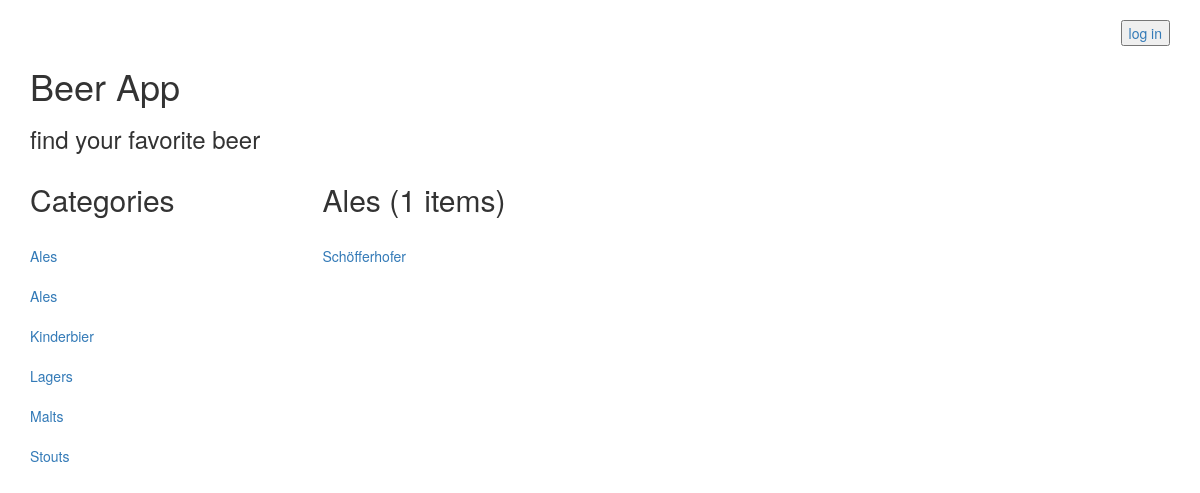
/catalog/5/items/, run on the app's committed database.
### database_setup.py (models this page shows, shortened)
class Category(Base):
    __tablename__ = 'category'
    id = Column(Integer, primary_key=True)
    name = Column(String(80), nullable=False)
    user_id = Column(Integer, ForeignKey('user.id'))
    user = relationship(User)

class Item(Base):
    __tablename__ = 'item'
    name = Column(String(80), nullable=False)
    id = Column(Integer, primary_key=True)
    description = Column(String(250))
    cat_id = Column(Integer, ForeignKey('category.id'))
    category = relationship(Category)
    user_id = Column(Integer, ForeignKey('user.id'))
    user = relationship(User)

### application.py (the view, shortened to what this page needs)
@app.route('/catalog/<category_id>/items/', methods=['GET', 'POST'])
def showItemsOfCategory(category_id):
    if 'username' not in login_session:
        headertype = 'publicheader.html'
        categories = session.query(Category).order_by(asc(Category.name)).all()
        category = session.query(Category).filter_by(id=category_id).one()
        counts = session.query(Item).filter_by(cat_id=category_id).count()
        items = session.query(Item).filter_by(cat_id=category_id).all()
        return render_template('catalog.html', headertype=headertype,
                               categories=categories, category=category,
                               n=counts, items=items)

### templates/catalog.html
{% extends "main.html" %}
{% block content %}
{% include headertype %}
      <div class="row">
        <div class="col-md-12">
          <h1>Beer App</h1>
          <h3>find your favorite beer</h3>
        </div>
      </div>
      <div class="row">
        <div class="col-md-12">
        </div>
      </div>
      <div class="row">
        <div class="col-md-3">
            <h2>Categories</h2>
            {% for i in categories %}
            <br><a href='{{url_for('showItemsOfCategory', category_id = i.id) }}'>{{i.name}}</a><br>
          {% endfor %}
        </div>
        <div class="col-md-9">
          <h2>{{category.name}} ({{n}} items)</h2>
          {% for i in items %}
            <br><a href='{{ url_for( 'itemDescription', category_id = i.cat_id, item_id = i.id) }}'>{{i.name}}</a><br>
            {% endfor %}
        </div>
      </div>
{% endblock %}

### static/styles.css (style rules this page uses)
html { font-family: sans-serif; -ms-text-size-adjust: 100%; -webkit-text-size-adjust: 100%; }
body { margin: 0; }
a { background-color: transparent; }
h1 { font-size: 2em; margin: 0.67em 0; }
* { -webkit-box-sizing: border-box; -moz-box-sizing: border-box; box-sizing: border-box; }
*:before, *:after { -webkit-box-sizing: border-box; -moz-box-sizing: border-box; box-sizing: border-box; }
html { font-size: 10px; -webkit-tap-highlight-color: rgba(0, 0, 0, 0); }
body { font-family: "Helvetica Neue", Helvetica, Arial, sans-serif; font-size: 14px; line-height: 1.42857143; color: #333333; background-color: #ffffff; }
a { color: #337ab7; text-decoration: none; }
h1, h2, h3, h4, h5, h6, .h1, .h2, .h3, .h4, .h5, .h6 { font-family: inherit; font-weight: 500; line-height: 1.1; color: inherit; }
h1, .h1, h2, .h2, h3, .h3 { margin-top: 20px; margin-bottom: 10px; }
h1, .h1 { font-size: 36px; }
h2, .h2 { font-size: 30px; }
h3, .h3 { font-size: 24px; }
.row { margin-left: -15px; margin-right: -15px; }
.col-xs-1, .col-sm-1, .col-md-1, .col-lg-1, .col-xs-2, .col-sm-2, .col-md-2, .col-lg-2, .col-xs-3, .col-sm-3, .col-md-3, .col-lg-3, .col-xs-4, .col-sm-4, .col-md-4, .col-lg-4, .col-xs-5, .col-sm-5, .col-md-5, .col-lg-5, .col-xs-6, .col-sm-6, .col-md-6, .col-lg-6, .col-xs-7, .col-sm-7, .col-md-7, .col-lg-7, .col-xs-8, .col-sm-8, .col-md-8, .col-lg-8, .col-xs-9, .col-sm-9, .col-md-9, .col-lg-9, .col-xs-10, .col-sm-10, .col-md-10, .col-lg-10, .col-xs-11, .col-sm-11, .col-md-11, .col-lg-11, .col-xs-12, .col-sm-12, .col-md-12, .col-lg-12 { position: relative; min-height: 1px; padding-left: 15px; padding-right: 15px; }
@media (min-width: 992px) { .col-md-1, .col-md-2, .col-md-3, .col-md-4, .col-md-5, .col-md-6, .col-md-7, .col-md-8, .col-md-9, .col-md-10, .col-md-11, .col-md-12 { float: left; } }
@media (min-width: 992px) { .col-md-12 { width: 100%; } }
@media (min-width: 992px) { .col-md-9 { width: 75%; } }
@media (min-width: 992px) { .col-md-3 { width: 25%; } }
.clearfix:before, .clearfix:after, .dl-horizontal dd:before, .dl-horizontal dd:after, .container:before, .container:after, .container-fluid:before, .container-fluid:after, .row:before, .row:after, .form-horizontal .form-group:before, .form-horizontal .form-group:after, .nav:before, .nav:after, .navbar:before, .navbar:after, .navbar-header:before, .navbar-header:after, .navbar-collapse:before, .navbar-collapse:after { content: " "; display: table; }
.clearfix:after, .dl-horizontal dd:after, .container:after, .container-fluid:after, .row:after, .form-horizontal .form-group:after, .nav:after, .navbar:after, .navbar-header:after, .navbar-collapse:after { clear: both; }

### data on the page
Category: name "Ales"
Category: name "Ales"
Category: name "Kinderbier"
Category: name "Lagers"
Category: name "Malts"
Category: name "Stouts"
Item: name "Schöfferhofer"

### other printed values
{{ n }} "1"
